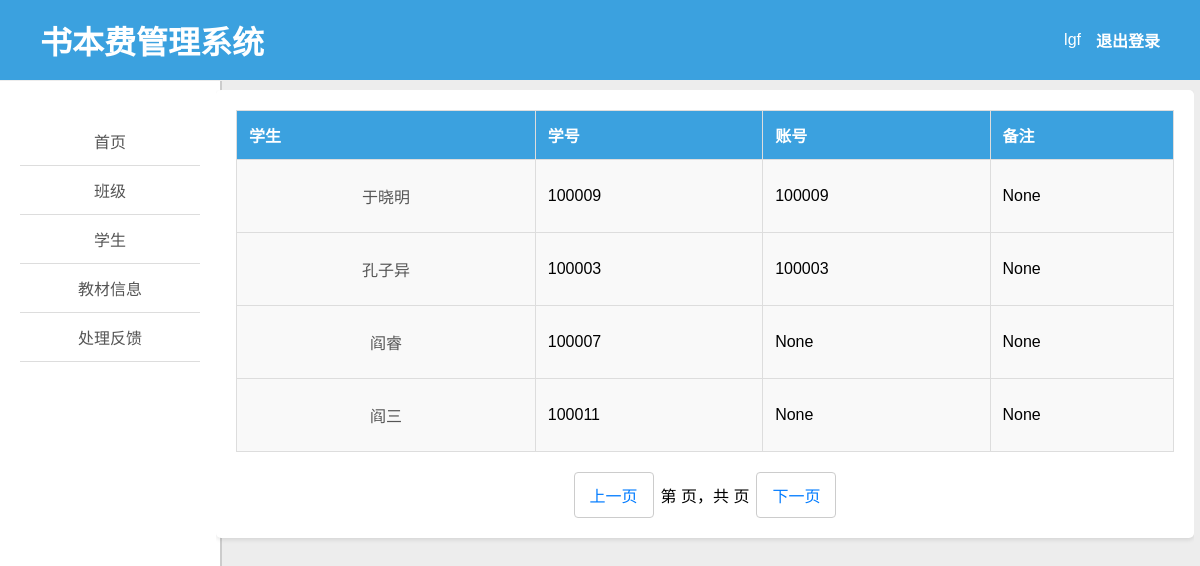
The page /manager/grade_about/1 (signed in) on the database as committed earlier.
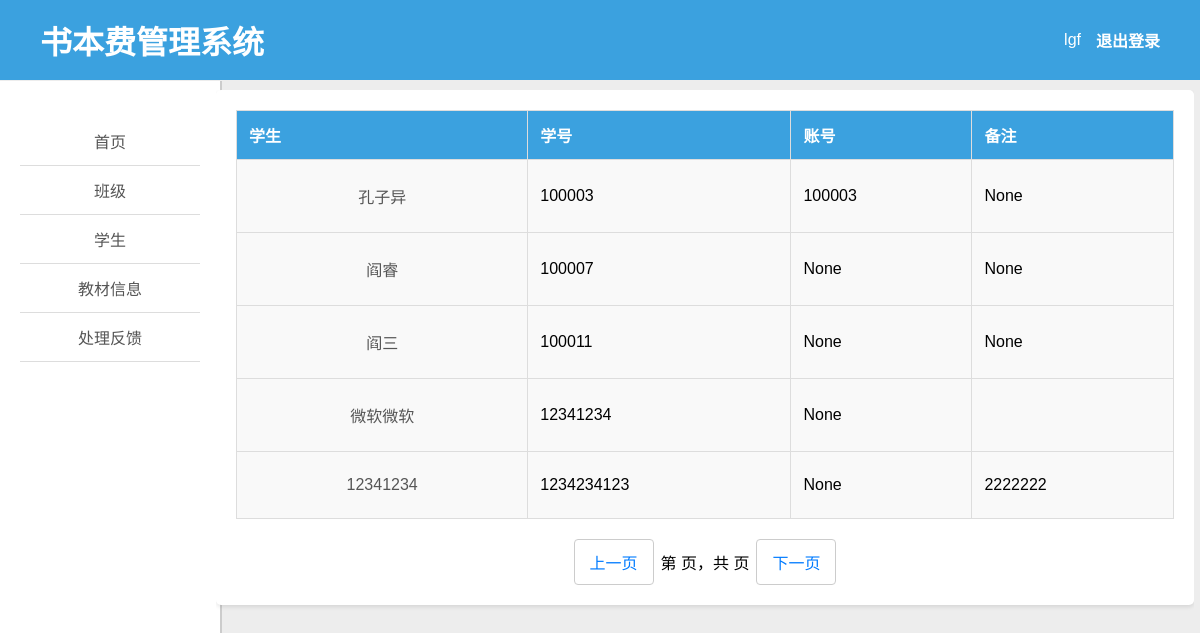
The same page on the database as committed later.
### books/models.py (models this page shows, shortened)
class Student(models.Model):
    name = models.CharField(max_length=100, verbose_name='学生姓名')
    student_id = models.CharField(max_length=100, verbose_name='学号')
    grade = models.ForeignKey(Grade, on_delete=models.CASCADE, verbose_name='所属班级')
    account = models.ForeignKey(User, on_delete=models.CASCADE, verbose_name='账号', null=True, blank=True)
    notice = models.TextField(verbose_name='备注', null=True, blank=True)
    class Meta:
        verbose_name = '学生'
        verbose_name_plural = '学生'

### util/check_staff.py (the view)
    def wrapper(request, *args, **kwargs):
        if request.user.is_staff:
            return func(request, *args, **kwargs)
        else:
            return render(request, 'permissions_error.html')

### manager/plug.py (called while the page is built)
def managerRender(request, template_name, context=None):
    if context is None:
        context = {}
    context['user'] = request.user
    return render(request, template_name, context)

### manager/views.py (called while the page is built)
@login_required(login_url='/login')
@check_staff
@csrf_protect
def grade_about(request, id):
    students = Student.objects.filter(grade_id=id)
    return managerRender(request, 'grade_about.html', {'students': students})

### util/check_staff.py (called while the page is built)
def check_staff(func):
    def wrapper(request, *args, **kwargs):
        if request.user.is_staff:
            return func(request, *args, **kwargs)
        else:
            return render(request, 'permissions_error.html')
    return wrapper

### templates/manager/grade_about.html (shortened to what this page needs)
{% extends 'manager_left.html' %}
{% block right %}
    <div class="container">
        <table>
            <thead>
            <tr>
                <th>学生</th>
                <th>学号</th>
                <th>账号</th>
                <th>备注</th>
            </tr>
            </thead>
            <tbody>
            {% for student in students %}
                <tr>
                    <td>
                        <a class="nav-link" href="../edit_student/{{ student.id }}">{{ student.name }}</a>
                    </td>
                    <td>{{ student.student_id }}</td>
                    <td>{{ student.account }}</td>
                    <td>{{ student.notice }}</td>
                </tr>
            {% endfor %}
            </tbody>
        </table>
        <div class="pagination">
            <a href="./{{ l }}?{{ request.GET.urlencode }}">上一页</a>
            <span>第  页，共 {{ total_pages }} 页</span>
            <a href="./{{ r }}?{{ request.GET.urlencode }}">下一页</a>
        </div>
    </div>
{% endblock %}

Rows that differ between the two databases and show on the page:
no longer on this page (row edited): Student: name "于晓明", student_id "100009", account "100009", notice "None"
added Student: name "微软微软", student_id "12341234", account "None"
added Student: name "12341234", student_id "1234234123", account "None", notice "2222222"
